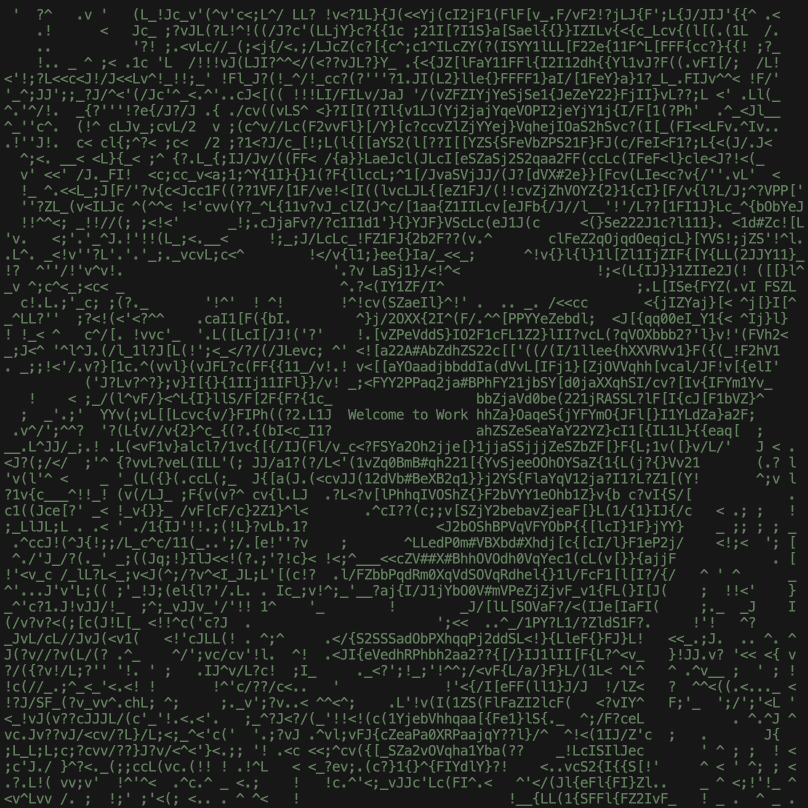
#> input picture assets/img.png, 1616 x 1616 px (shown at 1/2 size)
$ python login_image.py assets/img.png
#> lines starting #> are read from the running program, lines starting #| are printed output that depends on the picture
#!/usr/bin/env python3
import sys
import argparse
import random
import time
from PIL import Image
import threading
import termios
import tty
import select

running = True


def main():
    # Parse command-line arguments
    parser = argparse.ArgumentParser(description="ASCII art animation")
    parser.add_argument("image_path", help="Path to the image file")
    args = parser.parse_args()

    # Define brightness groups with corresponding ASCII characters
    characters = ".-':_,^=;><+!rc*/z?sLTv)J7(|Fi{C}fI31tlu[neoZ5Yxjya]2ESwqkP6h9d4VpOGbUAKXHm8RD#$Bg0MNWQ%&@■"
    characters = characters[::2]
    num_bins = 6
    bin_size = len(characters) // num_bins

    # Create bins by slicing the character list
    brightness_groups = [
        characters[i * bin_size : (i + 1) * bin_size] for i in range(num_bins)
    ]
    brightness_groups.insert(
        0, [" "] * bin_size
    )  # Add an empty group for 0% brightness
    num_bins = len(brightness_groups)
    # brightness_groups = {
    #     0: [" ", " "],  # 0% brightness (empty space)
    #     1: [".", ",", " "],
    #     2: ["-", "_", "'"],
    #     3: ["o", "O", "*", ":"],
    #     4: ["#", "@", "%", "&"],
    #     5: ["■", "#"],  # 100% brightness (solid block)
    # }
    # select line to use for the message box
    message_line = 25
    message_width = 20
    message = "  Welcome to Work  "
    message_width = len(message)

    # Load and process the image
    try:
        img = Image.open(args.image_path).convert("L")  # Convert to grayscale
        width, height = img.size
#> width = 1616; height = 1616

        # Resize to fit terminal (you can adjust these values)
        scale_factor_h = 0.075
        scale_factor_w = 0.15
        new_width = int(100)
        new_height = int(50)
        img = img.resize((new_width, new_height))
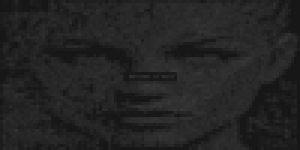
#> img: PIL image 100x50 L (shown 3 times larger); min 21, max 55, mean 35.6

        # Convert image to brightness levels
        pixels = list(img.getdata())
#> pixels = 5000 values, max 55 at index 2358, min 21 at index 708, mean 35.59
    except Exception as e:
        print(f"Error loading image: {e}")
        sys.exit(1)

    def check_key():
        """Non-blocking check for key presses using termios and select."""
        global running
        fd = sys.stdin.fileno()
        # Save the current terminal settings
        old_settings = termios.tcgetattr(fd)
        try:
            # Set the terminal to cbreak mode (non-canonical, no echo)
            tty.setcbreak(fd)
            while running:
                # Use select to check if input is available
                dr, dw, de = select.select([sys.stdin], [], [], 0.1)
                if dr:
                    ch = sys.stdin.read(1)  # read one character
                    if ch:
                        running = False
                        break
        finally:
            # Restore original terminal settings
            termios.tcsetattr(fd, termios.TCSADRAIN, old_settings)

    # Create and start the thread for checking key presses
    key_thread = threading.Thread(target=check_key)
    key_thread.daemon = True  # This makes the thread exit when the main program exits
    key_thread.start()

    while running:
        output_lines = []
        k = 0  # index to count message lines
        # Process each pixel and map to ASCII characters
        for y in range(new_height):
            line = []
            for x in range(new_width):
                if (
                    y in (message_line - 1, message_line, message_line + 1)
                    and x >= new_width // 2 - message_width // 2
                    and x < new_width // 2 + message_width // 2
                ):
                    if k != 1:
                        line.append(" ")
                    else:
                        line.append(message[x - (new_width // 2 - message_width // 2)])
                    continue
                brightness = pixels[y * new_width + x]
                # Map brightness (0-255) to predefined groups
                bin_index = int(brightness // (256 / num_bins))
                group = brightness_groups[bin_index]

                # Randomly select a character from the group
                line.append(random.choice(group))
            if y in (message_line - 1, message_line, message_line + 1):
                k += 1
            output_lines.append("".join(line))

        # Print the ASCII art with some animation effects
        sys.stdout.write("\n" * new_height)  # Clear previous frame
        sys.stdout.write("\x1b[32m")  # Set text color to green
        sys.stdout.write("\n".join(output_lines))
        sys.stdout.write("\x1b[0m\n")  # Reset text color

        # Control animation speed (adjust this value as needed)
        time.sleep(0.1)


if __name__ == "__main__":
#> (the run stopped early here; a loop or call above may not have finished)
